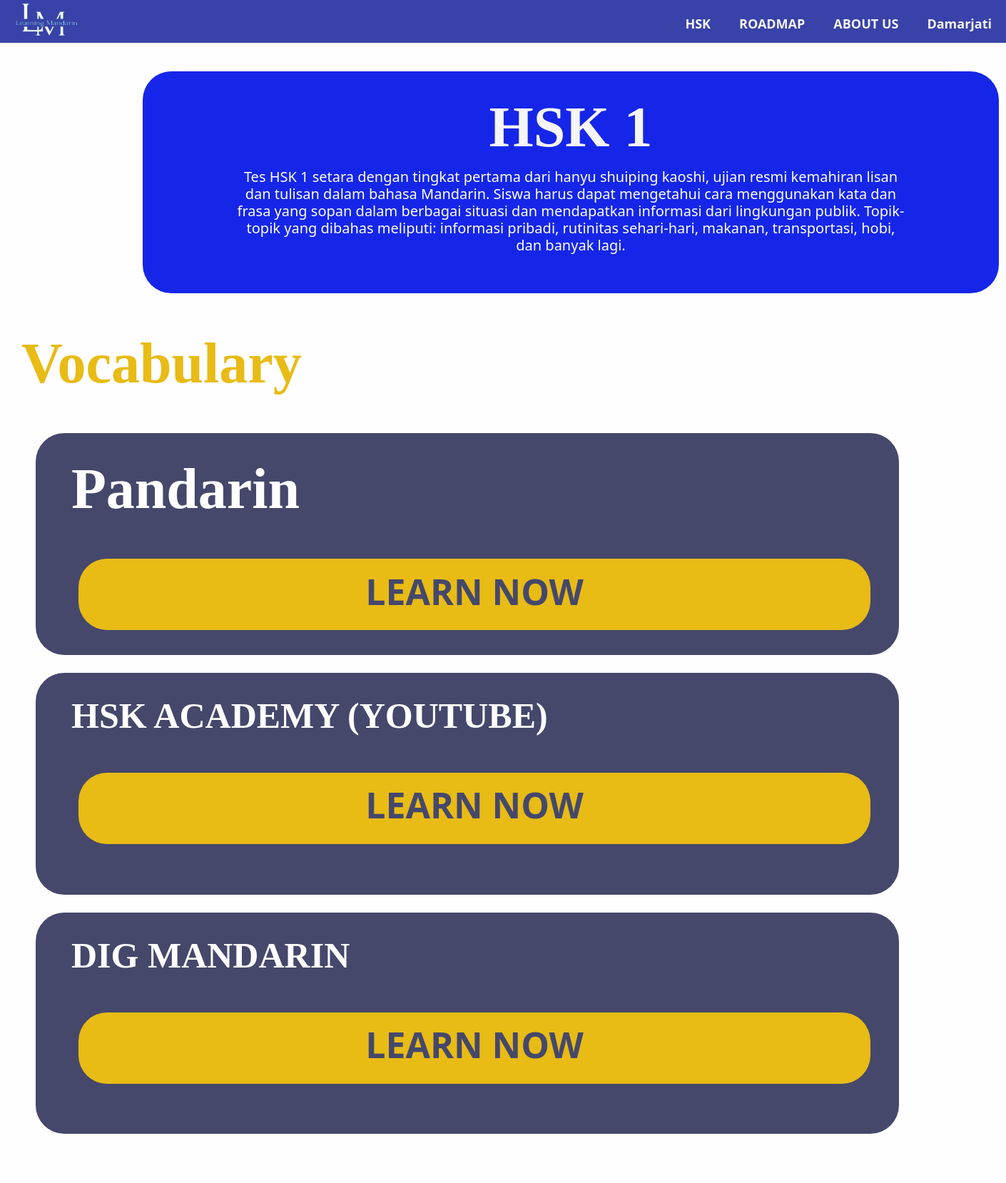
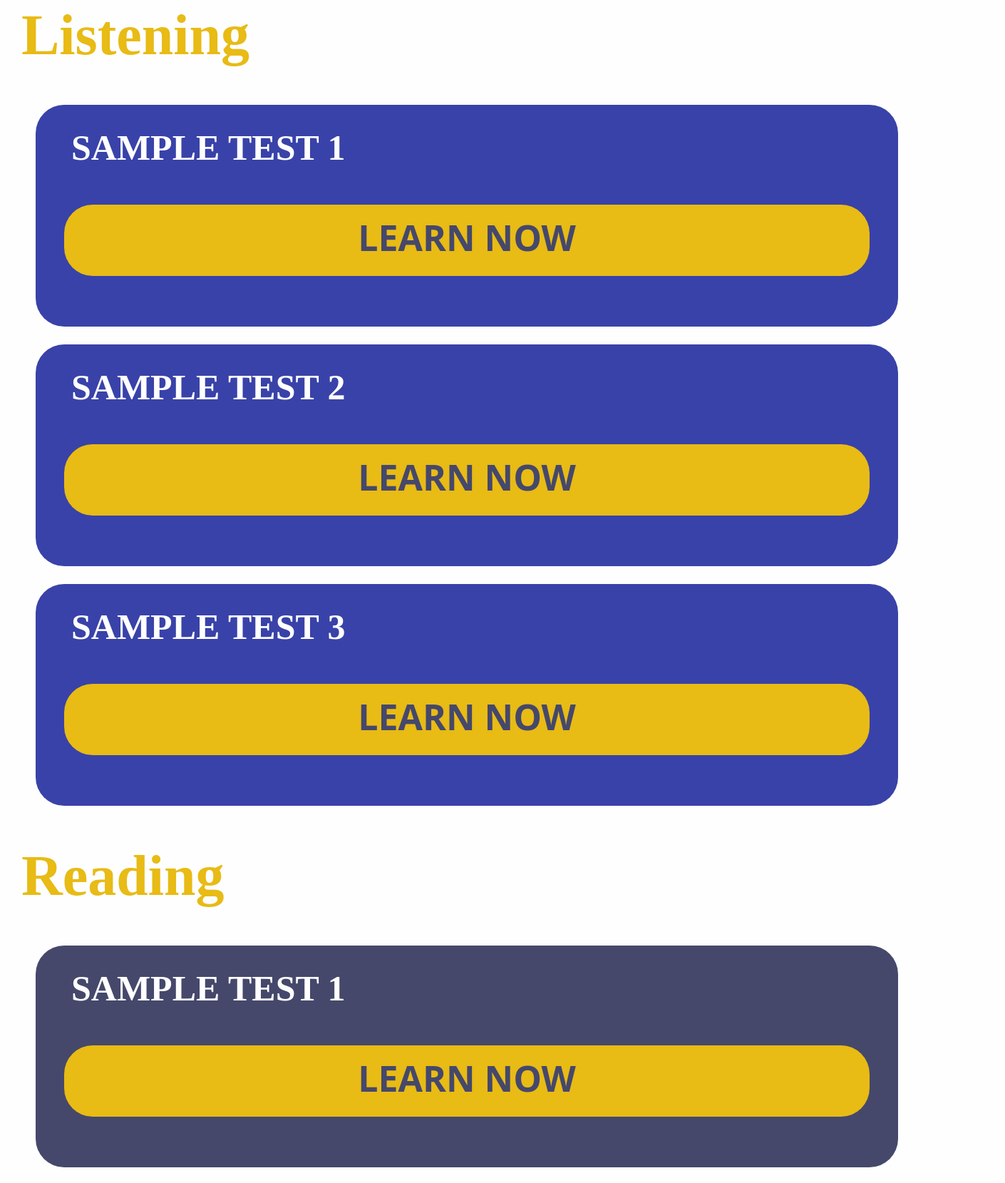
Screenshot of /hsk/1 (signed in, upper part) with the database file from the repository (2 pictures, top to bottom).
### myapp/models.py (models this page shows)
class hsk(models.Model):
    judul = models.CharField(max_length = 100)
    deskripsi = models.TextField(max_length = 10000)
    link_audio = models.TextField(max_length = 10000, default='/')
    link_audio2 = models.TextField(max_length = 10000, default='/')
    link_audio3 = models.TextField(max_length = 10000, default='/')
    link_vocab = models.TextField(max_length = 10000)
    link_reading = models.TextField(max_length = 10000 , default='/')
    link_reading2 = models.TextField(max_length = 10000, default='/')
    link_reading3 = models.TextField(max_length = 10000, default='/')
    link_writing = models.TextField(max_length = 10000 , default='/')
    link_writing2 = models.TextField(max_length = 10000, default='/')
    link_writing3 = models.TextField(max_length = 10000, default='/')
    link_pandarin=models.TextField(max_length = 10000, default='/')
    link_academy=models.TextField(max_length = 10000, default='/')
    link_dig=models.TextField(max_length = 10000, default='/')

### myapp/views.py (the view)
# urls.py: path("hsk/<str:id>", views.hsk, name="hsk"),
def hsk(request, id):
    nilaiAsli=[]
    hsk= list_hsk.objects.get(id=id)
    userf=userFire.objects.get(user=request.user)
    userf.historyTitle = hsk.judul
    userf.historyDescribe = hsk.deskripsi
    userf.historyUrl = "hsk/"+ str(id)
    userf.save()
    context = {"hsk": hsk, "id":str(id) }
    nilaiListen=0
    nilaiReading=0
    info = auth.get_account_info(str(userf.kunci))
    uid = info['users'][0]['localId']
    if (database.child("users").child(uid).child('hsk').child('hsk'+str(id)).get()).val() is not None:
        nilaiAsli=(database.child("users").child(uid).child('hsk').child('hsk'+str(id)).get()).val()
        print(nilaiAsli)
        context.update(nilaiAsli)
    return render(request, "TrueHSK.html", context)

### template/TrueHSK.html (shortened to what this page needs)
{% load static %}
<!DOCTYPE html>
<html lang="en">
<head>
    <link rel="stylesheet" href="https://stackpath.bootstrapcdn.com/bootstrap/4.5.2/css/bootstrap.min.css">
</head>
<body>
    <a href="\">
        <img src="{% static 'lm.png' %}" style="float: left;width: 200px;height: 160px;margin-left: -40px;margin-top: -150px;padding-left: 10px;position: fixed;z-index: 1000;">
    </a>
    <div class="pp" style="z-index: 100;">
        <strong>
            <ul class="menu-kanan" style="z-index: 100;">
                <div style="display: block;" style="z-index: 1000;">
                    {% if user.is_authenticated %}
                        <button class="hskbutton dropbawah" onmouseenter='toggleDropdown("show")' onmouseleave='toggleDropdown()'> <b> {{  user.username  }}</b></button>
                    {% else %}
                    <a href="{% url 'login' %}">
                        <button class="hskbutton" ><strong>LOGIN</strong></button>
                    </a>
                    {% endif %}
                    <a href="{% url 'about' %}">
                        <button class="hskbutton"><strong>ABOUT US</strong></button>
                    </a>
                    <a href="{% url 'roadmap' %}">
                        <button class="hskbutton" ><strong>ROADMAP</strong></button>
                    </a>
                    <button onmouseenter="dropdown('show')" onmouseleave="dropdown()" class="hskbutton dropbawah" id="hskbutton"><strong>HSK</strong></button>
                </div>
            </ul>
        </strong>
    </div>
    <div style="background-color: #1526E8; width:1200px;height:310.87px; margin: 20px; margin-top: 100px; margin-left: 200px; margin-right: 165px; border-radius: 40px;padding: 30px;">
        <h1 style="text-align: center;"><strong>{{hsk.judul}}</strong></h1>
        <h3 style="color: #fefefe;margin: 100px;margin-top: 10px;text-align: center;font-size: 20px;background-color: #1526E8;">{{hsk.deskripsi}}</strong></h3>
    </div>
    <h1 style="color: #e8bb15; margin-top: 50px;text-indent: 30px;"><strong>Vocabulary</strong><br>
    <div style="background-color: #45486b; width: 1200 px;height:310.87px;margin: 20px;margin-top: 50px;margin-left: 50px; margin-right: 150px; border-radius: 40px;padding: 30px;">
        <h1 style="color:#fefefe; margin-top: 0px;text-indent: 0px;margin-left: 20px;"><strong>Pandarin</strong>
        <div style="background-color: #e8bb15; width: 1000 px;height: 100px;margin: 20px;margin-top: 50px;margin-left: 10px; margin-right: 10px; border-radius: 40px;padding: 30px;">
            <a href={{hsk.link_pandarin}} target="_blank"><br>
                <p style="margin-top: -110px;font-size: 50px;text-align: center;color: #45486b;"><strong>LEARN NOW</strong></p>
            </a>
        </div>
    </div>
    <div style="background-color: #45486b; width: 1200 px;height:310.87px;margin: 20px;margin-top: 25px;margin-left: 50px; margin-right: 150px; border-radius: 40px;padding: 30px;">
        <h1 style="color:#fefefe; margin-top: 0px;text-indent: 0px;margin-left: 20px; font-size: 50px;"><strong>HSK ACADEMY (YOUTUBE)</strong>
        <div style="background-color: #e8bb15; width: 1000 px;height: 100px;margin: 20px;margin-top: 50px;margin-left: 10px; margin-right: 10px; border-radius: 40px;padding: 30px;">
            <a href={{hsk.link_academy}} target="_blank"><br>
                <p style="margin-top: -75px;font-size: 50px;text-align: center;color: #45486b;"><strong>LEARN NOW</strong></p>
            </a>
        </div>
    </div>
    <div style="background-color: #45486b; width: 1200 px;height:310.87px;margin: 20px;margin-top: 25px;margin-left: 50px; margin-right: 150px; border-radius: 40px;padding: 30px;">
        <h1 style="color:#fefefe; margin-top: 0px;text-indent: 0px;margin-left: 20px; font-size: 50px;"><strong>DIG MANDARIN</strong>
        <div style="background-color: #e8bb15; width: 1000 px;height: 100px;margin: 20px;margin-top: 50px;margin-left: 10px; margin-right: 10px; border-radius: 40px;padding: 30px;">
            <a href={{hsk.link_dig}} target="_blank"><br>
                <p style="margin-top: -75px;font-size: 50px;text-align: center;color: #45486b;"><strong>LEARN NOW</strong></p>
            </a>
        </div>
    </div>
        <h1 style="color: #e8bb15; margin-top: 50px;text-indent: 30px;"><strong>Listening</strong><br></h1>
            <div style="background-color: #3942a8; width: 1200 px;height:310.87px;margin: 20px;margin-top: 50px;margin-left: 50px; margin-right: 150px; border-radius: 40px;padding: 30px;">
                            <h1 style="color:#fefefe; margin-top: 0px;text-indent: 0px;margin-left: 20px; font-size: 50px;"><strong>SAMPLE TEST 1</strong></h1>
                                <div style="background-color: #e8bb15; width: 1000 px;height: 100px;margin: 20px;margin-top: 50px;margin-left: 10px; margin-right: 10px; border-radius: 40px;padding: 30px;">
                                    <a href={{hsk.link_audio}} target="_blank"><br>
                                        <p style="margin-top: -45px;font-size: 50px;text-align: center;color: #45486b;"><strong>LEARN NOW</strong></p>
                                    </a>
                                </div>
                            </div>
                            <div style="background-color: #3942a8; width: 1200 px;height:310.87px;margin: 20px;margin-top: 25px;margin-left: 50px; margin-right: 150px; border-radius: 40px;padding: 30px;">
                                <h1 style="color:#fefefe; margin-top: 0px;text-indent: 0px;margin-left: 20px; font-size: 50px;"><strong> SAMPLE TEST 2</strong></h1>
                                <div style="background-color: #e8bb15; width: 1000 px;height: 100px;margin: 20px;margin-top: 50px;margin-left: 10px; margin-right: 10px; border-radius: 40px;padding: 30px;">
                            <a href={{hsk.link_audio2}} target="_blank"><br>
                                <p style="margin-top: -45px;font-size: 50px;text-align: center;color: #45486b;"><strong>LEARN NOW</strong></p>
                            </a>
                        </div>
                    </div>
                    <div style="background-color: #3942a8; width: 1200 px;height:310.87px;margin: 20px;margin-top: 25px;margin-left: 50px; margin-right: 150px; border-radius: 40px;padding: 30px;">
                        <h1 style="color:#fefefe; margin-top: 0px;text-indent: 0px;margin-left: 20px; font-size: 50px;"><strong>SAMPLE TEST 3</strong></h1>
                        <div style="background-color: #e8bb15; width: 1000 px;height: 100px;margin: 20px;margin-top: 50px;margin-left: 10px; margin-right: 10px; border-radius: 40px;padding: 30px;">
                                <a href={{hsk.link_audio3}} target="_blank"><br>
                                    <p style="margin-top: -45px;font-size: 50px;text-align: center;color: #45486b;"><strong>LEARN NOW</strong></p>
                                </a>
                            </div>
                        </div>
                        <h1 style="color: #e8bb15; margin-top: 50px;text-indent: 30px;"><strong>Reading</strong><br></h1>
                            <div style="background-color: #45486b; width: 1200 px;height:310.87px;margin: 20px;margin-top: 50px;margin-left: 50px; margin-right: 150px; border-radius: 40px;padding: 30px;">
                                <h1 style="color:#fefefe; margin-top: 0px;text-indent: 0px;margin-left: 20px;font-size: 50px;"><strong>SAMPLE TEST 1</strong></h1>
                                <div style="background-color: #e8bb15; width: 1000 px;height: 100px;margin: 20px;margin-top: 50px;margin-left: 10px; margin-right: 10px; border-radius: 40px;padding: 30px;">
                                        <a href={{hsk.link_reading}} target="_blank"><br>
                                            <p style="margin-top: -45px;font-size: 50px;text-align: center;color: #45486b;"><strong>LEARN NOW</strong></p>
                                        </a>
                                    </div>
                                </div>
                                    </body>
                                    </html>

### template/TrueHSK.html (style rules this page uses)
body { background-color: #fefefe; margin: 0; padding: 0; }
h1 { color:whitesmoke; font-family:Cambria, Cochin, Georgia, Times, 'Times New Roman', serif; font-size: 80px; overflow: hidden; padding-bottom: -100px; }
h3 { background-color: #e8bb15; color: #3942a8; font-size: medium; overflow: hidden; }
p { color:whitesmoke; font-family:system-ui; font-size:large; }
ul { list-style-type: none; margin: 0; padding: 0; font-family:system-ui, -apple-system, BlinkMacSystemFont, 'Segoe UI', Roboto, Oxygen, Ubuntu, Cantarell, 'Open Sans', 'Helvetica Neue', sans-serif; overflow: hidden; color:whitesmoke; }
.pp { background-color: #3942a8; color: whitesmoke; display: flex; height: 60px; position: fixed; width: 100%; top: 0; justify-content: flex-end; }
.menu-kanan { text-align: right; }
.hskbutton { float: right; display: block; background-color: #3942a8; color:whitesmoke; font-family:system-ui, -apple-system, BlinkMacSystemFont, 'Segoe UI', Roboto, Oxygen, Ubuntu, Cantarell, 'Open Sans', 'Helvetica Neue', sans-serif; text-align:center; padding-bottom: 10px; padding-top: 20px; padding-left: 20px; padding-right: 20px; text-decoration: none; border:none; cursor: pointer; font-size: large; }
.dropbawah { display: inline-block; padding-left: -10px; }
body, h1, h2, p, button { margin: 0; padding: 0; }
body { font-family: 'Segoe UI', Tahoma, Geneva, Verdana, sans-serif; }

### rows the page displays
hsk: judul "HSK 1", deskripsi "Tes HSK 1 setara dengan tingkat pertama dari hanyu shuiping kaoshi, ujian resmi kemahiran lisan dan tulisan dalam bahasa Mandarin. Siswa harus dapat mengetahui cara menggunakan kata dan frasa yang sopan dalam berbagai situasi dan mendapatkan informasi dari lingkungan publik. Topik-topik yang dibahas meliputi: informasi pribadi, rutinitas sehari-hari, makanan, transportasi, hobi, dan banyak lagi."

### other values shown
{{ user.username }} "Damarjati"
